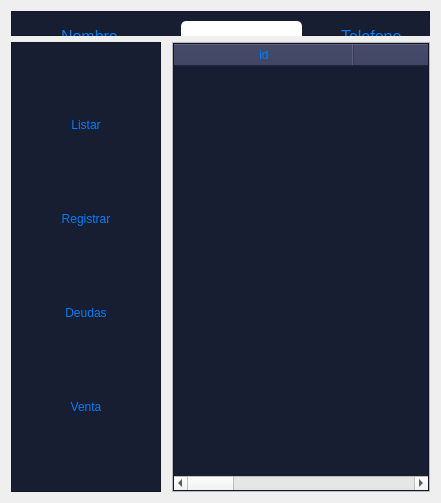
            <widget class="QWidget" name="page_cliente">
             <layout class="QGridLayout" name="gridLayout_2">
              <property name="leftMargin">
               <number>11</number>
              </property>
              <property name="topMargin">
               <number>11</number>
              </property>
              <property name="rightMargin">
               <number>11</number>
              </property>
              <property name="bottomMargin">
               <number>11</number>
              </property>
              <property name="horizontalSpacing">
               <number>11</number>
              </property>
              <item row="0" column="0" colspan="2">
               <widget class="QFrame" name="frame_17">
                <property name="minimumSize">
                 <size>
                  <width>0</width>
                  <height>25</height>
                 </size>
                </property>
                <property name="maximumSize">
                 <size>
                  <width>16777215</width>
                  <height>125</height>
                 </size>
                </property>
                <property name="styleSheet">
                 <string notr="true">QPushButton{
border-top-left-radius:20p;
color: rgb(0,126,249);
font: 77 10pt &quot;Gadugi&quot;;

border-radius: 5px;


}

QPushButton:hover{

background-color: qlineargradient(spread:pad, x1:0, y1:0.505682, x2:1, y2:0.477, stop:0 rgba(11, 131, 120, 219), stop:1 rgba(85, 98, 112, 226));

}
QFrame{
background-color: rgb(24, 30, 50);
}
QLabel{
color: rgb(0,126,249);
}
QLineEdit{
font: 77 10pt &quot;Gadugi&quot;;
color: rgb(158, 161, 178);
border-radius: 5px;
}
</string>
                </property>
                <property name="frameShape">
                 <enum>QFrame::StyledPanel</enum>
                </property>
                <property name="frameShadow">
                 <enum>QFrame::Raised</enum>
                </property>
                <widget class="QLabel" name="label_13">
                 <property name="geometry">
                  <rect>
                   <x>50</x>
                   <y>10</y>
                   <width>121</width>
                   <height>31</height>
                  </rect>
                 </property>
                 <property name="font">
                  <font>
                   <pointsize>12</pointsize>
                  </font>
                 </property>
                 <property name="styleSheet">
                  <string notr="true"/>
                 </property>
                 <property name="text">
                  <string>Nombre</string>
                 </property>
                </widget>
                <widget class="QLineEdit" name="nombre_cliente">
                 <property name="geometry">
                  <rect>
                   <x>170</x>
                   <y>10</y>
                   <width>121</width>
                   <height>31</height>
                  </rect>
                 </property>
                 <property name="styleSheet">
                  <string notr="true"/>
                 </property>
                </widget>
                <widget class="QLabel" name="label_30">
                 <property name="geometry">
                  <rect>
                   <x>50</x>
                   <y>60</y>
                   <width>101</width>
                   <height>31</height>
                  </rect>
                 </property>
                 <property name="font">
                  <font>
                   <pointsize>12</pointsize>
                  </font>
                 </property>
                 <property name="styleSheet">
                  <string notr="true"/>
                 </property>
                 <property name="text">
                  <string>Nit</string>
                 </property>
                </widget>
                <widget class="QLineEdit" name="nit_cliente">
                 <property name="geometry">
                  <rect>
                   <x>170</x>
                   <y>60</y>
                   <width>121</width>
                   <height>31</height>
                  </rect>
                 </property>
                 <property name="styleSheet">
                  <string notr="true"/>
                 </property>
                </widget>
                <widget class="QLabel" name="label_31">
                 <property name="geometry">
                  <rect>
                   <x>330</x>
                   <y>10</y>
                   <width>101</width>
                   <height>31</height>
                  </rect>
                 </property>
                 <property name="font">
                  <font>
                   <pointsize>12</pointsize>
                  </font>
                 </property>
                 <property name="styleSheet">
                  <string notr="true"/>
                 </property>
                 <property name="text">
                  <string>Telefono</string>
                 </property>
                </widget>
                <widget class="QLineEdit" name="celular_cliente">
                 <property name="geometry">
                  <rect>
                   <x>460</x>
                   <y>10</y>
                   <width>121</width>
                   <height>31</height>
                  </rect>
                 </property>
                 <property name="styleSheet">
                  <string notr="true"/>
                 </property>
                </widget>
                <widget class="QLabel" name="label_32">
                 <property name="geometry">
                  <rect>
                   <x>330</x>
                   <y>60</y>
                   <width>101</width>
                   <height>31</height>
                  </rect>
                 </property>
                 <property name="font">
                  <font>
                   <pointsize>12</pointsize>
                  </font>
                 </property>
                 <property name="styleSheet">
                  <string notr="true"/>
                 </property>
                 <property name="text">
                  <string>Email</string>
                 </property>
                </widget>
                <widget class="QLineEdit" name="email_cliente">
                 <property name="geometry">
                  <rect>
                   <x>460</x>
                   <y>60</y>
                   <width>121</width>
                   <height>31</height>
                  </rect>
                 </property>
                 <property name="styleSheet">
                  <string notr="true"/>
                 </property>
                </widget>
               </widget>
              </item>
              <item row="1" column="1" rowspan="2">
               <widget class="QFrame" name="frame_12">
                <property name="minimumSize">
                 <size>
                  <width>0</width>
                  <height>450</height>
                 </size>
                </property>
                <property name="frameShape">
                 <enum>QFrame::StyledPanel</enum>
                </property>
                <property name="frameShadow">
                 <enum>QFrame::Raised</enum>
                </property>
                <layout class="QVBoxLayout" name="verticalLayout_14">
                 <property name="spacing">
                  <number>0</number>
                 </property>
                 <property name="leftMargin">
                  <number>0</number>
                 </property>
                 <property name="topMargin">
                  <number>0</number>
                 </property>
                 <property name="rightMargin">
                  <number>0</number>
                 </property>
                 <property name="bottomMargin">
                  <number>0</number>
                 </property>
                 <item>
                  <widget class="QTableWidget" name="tabla_cliente">
                   <property name="styleSheet">
                    <string notr="true">QHeaderView
{
Fondo: transparente; 
background-color: rgb(24, 30, 50);
border-top-left-radius:20p;
color: rgb(0,126,249);
font: 77 10pt &quot;Gadugi&quot;;
}

QHeaderView:hover
{
background-color: rgb(46, 51, 84);
border-top-left-radius:20p;
}
QHeaderView:section
{
background-color: rgb(46, 51, 84);
border-top-left-radius:20p;
padding: 2px;
font-size:11 pt;

}
QTableWidget{
background-color: rgb(24, 30, 50);
gridline-color: rgb(24, 30, 50);
font-size: 11pt;
border-top-left-radius:20p;
color: rgb(0,126,249);
font: 77 10pt &quot;Gadugi&quot;;
}
QTableWidgetQTableCornerButton::section{
background-color: rgb(46, 51, 84);
border: 1px solid rgb(0,126,249);
}
QTableView QTableCornerButton::section {
background-color: rgb(46, 51, 84);
border: 1px solid rgb(0, 126, 249);
}</string>
                   </property>
                   <attribute name="horizontalHeaderDefaultSectionSize">
                    <number>180</number>
                   </attribute>
                   <column>
                    <property name="text">
                     <string>id</string>
                    </property>
                   </column>
                   <column>
                    <property name="text">
                     <string>email</string>
                    </property>
                   </column>
                   <column>
                    <property name="text">
                     <string>nit</string>
                    </property>
                   </column>
                   <column>
                    <property name="text">
                     <string>celular</string>
                    </property>
                   </column>
                   <column>
                    <property name="text">
                     <string>Nueva columna</string>
                    </property>
                   </column>
                  </widget>
                 </item>
                </layout>
               </widget>
              </item>
              <item row="1" column="0" rowspan="2">
               <widget class="QFrame" name="frame_16">
                <property name="minimumSize">
                 <size>
                  <width>150</width>
                  <height>0</height>
                 </size>
                </property>
                <property name="styleSheet">
                 <string notr="true">QPushButton{
border-top-left-radius:20p;
color: rgb(0,126,249);
font: 77 10pt &quot;Gadugi&quot;;

border-radius: 5px;


}

QPushButton:hover{

background-color: qlineargradient(spread:pad, x1:0, y1:0.505682, x2:1, y2:0.477, stop:0 rgba(11, 131, 120, 219), stop:1 rgba(85, 98, 112, 226));


}
QFrame{
background-color: rgb(24, 30, 50);
}
QLabel{
color: rgb(0,126,249);
}
QLineEdit{
font: 77 10pt &quot;Gadugi&quot;;
color: rgb(158, 161, 178);
border-radius: 5px;
}
</string>
                </property>
                <property name="frameShape">
                 <enum>QFrame::StyledPanel</enum>
                </property>
                <property name="frameShadow">
                 <enum>QFrame::Raised</enum>
                </property>
                <layout class="QVBoxLayout" name="verticalLayout_15">
                 <item>
                  <widget class="QPushButton" name="btn_listar_4">
                   <property name="minimumSize">
                    <size>
                     <width>120</width>
                     <height>30</height>
                    </size>
                   </property>
                   <property name="text">
                    <string>Listar</string>
                   </property>
                  </widget>
                 </item>
                 <item>
                  <widget class="QPushButton" name="registrar_cliente">
                   <property name="minimumSize">
                    <size>
                     <width>120</width>
                     <height>30</height>
                    </size>
                   </property>
                   <property name="text">
                    <string>Registrar</string>
                   </property>
                  </widget>
                 </item>
                 <item>
                  <widget class="QPushButton" name="btn_deudas">
                   <property name="minimumSize">
                    <size>
                     <width>120</width>
                     <height>30</height>
                    </size>
                   </property>
                   <property name="text">
                    <string>Deudas</string>
                   </property>
                  </widget>
                 </item>
                 <item>
                  <widget class="QPushButton" name="btn_venta_c">
                   <property name="minimumSize">
                    <size>
                     <width>0</width>
                     <height>30</height>
                    </size>
                   </property>
                   <property name="text">
                    <string>Venta</string>
                   </property>
                  </widget>
                 </item>
                </layout>
               </widget>
              </item>
             </layout>
            </widget>
